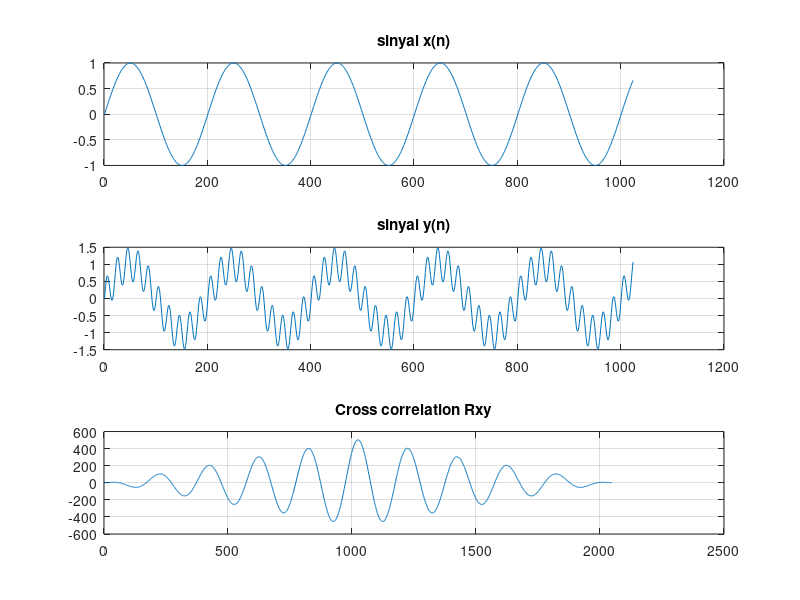

Write MATLAB code to recreate this figure.
% Percobaan 4 - Cross korelasi dua buah sinyal sinus berbeda frekuensi. Edit contoh program diatas (program kedua cross korelasi) dengan menambahkan sebuah sinyal sinus yang lain dengan amplitudo A2 = 0.5 dan frekuensi f2 = 10 Hz → y(n) = A2 sin(2*PI*f2*n/Fs)
N = 1024;
f1 = 1;
fs = 200;
n = 0:N-1;
x = sin(2*pi*f1*n/fs);
y = x + 0.5 * sin(2*pi*10*n/fs);

subplot(3, 1, 1);
plot(x);
title('sinyal x(n)');
grid;

subplot(3, 1, 2);
plot(y);
title('sinyal y(n)');
grid;

Rxy = xcorr(x, y);
subplot(3, 1, 3);
plot(Rxy);
title('Cross correlation Rxy');
grid;